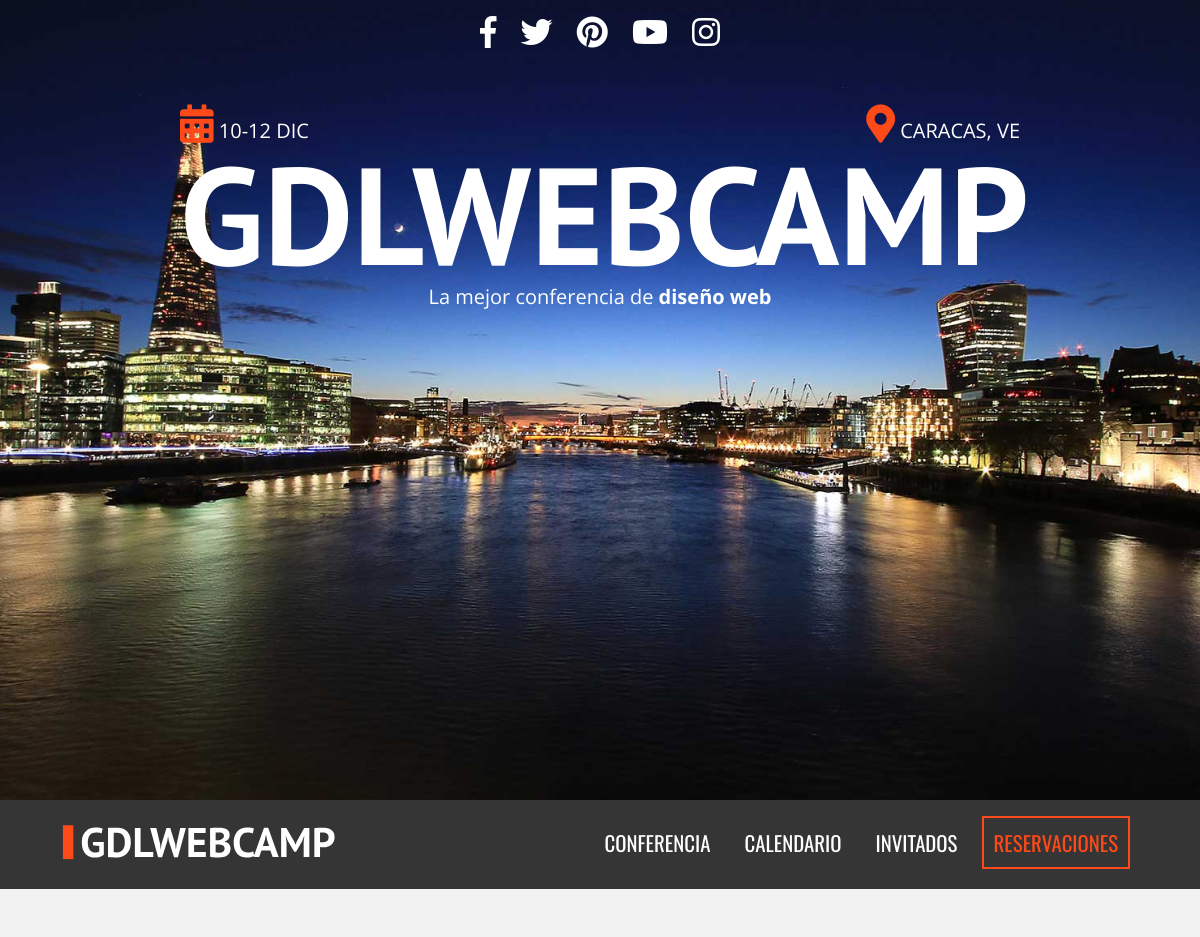
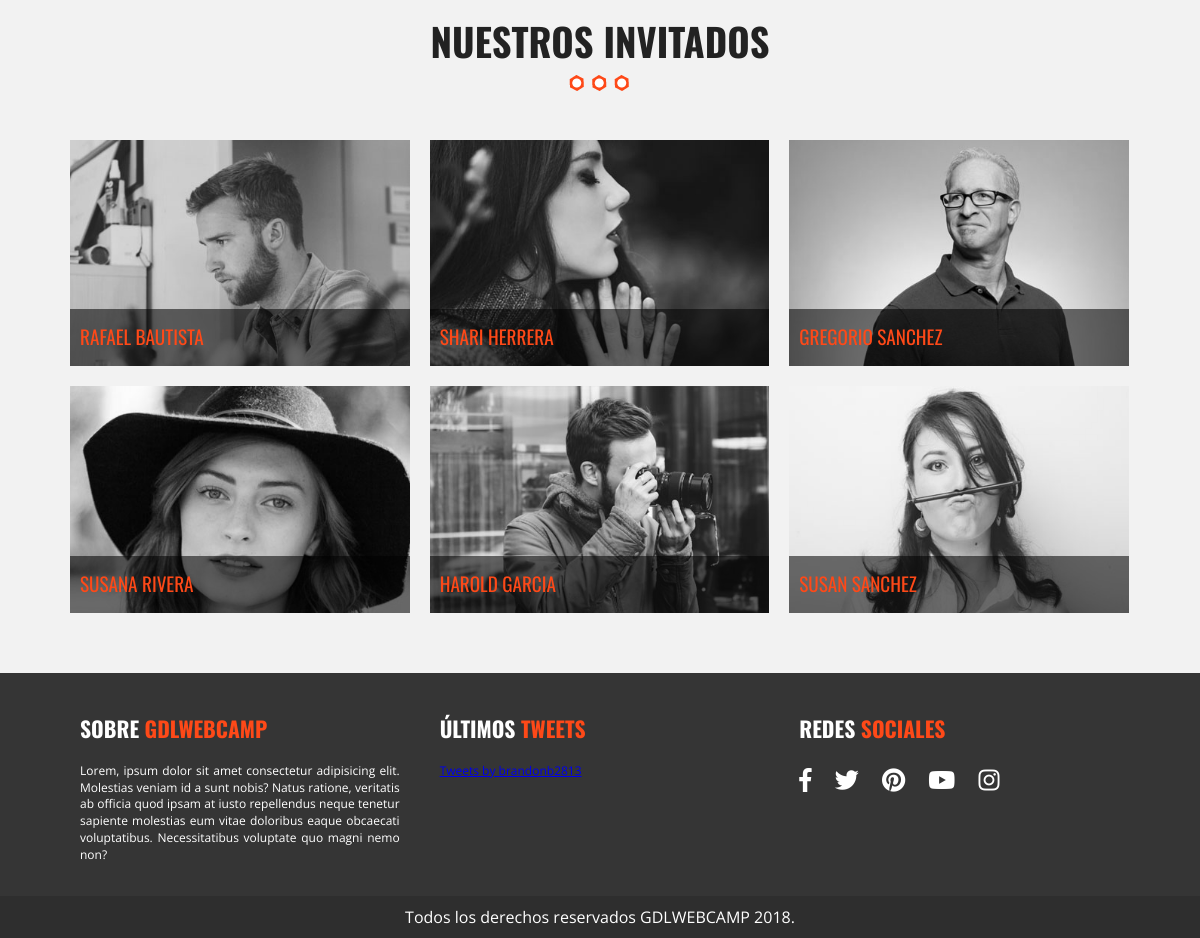
/invitados.php, run on the app's committed database (2 pictures, top to bottom).
### tables this page shows
CREATE TABLE `invitados` (
  `invitado_id` tinyint(4) NOT NULL,
  `nombre_invitado` varchar(30) NOT NULL,
  `apellido_invitado` varchar(30) NOT NULL,
  `descripcion` text NOT NULL,
  `url_imagen` varchar(50) NOT NULL
);

### invitados.php (called while the page is built)
<?php include_once 'includes/templates/header.php'; ?>
<?php include_once 'includes/templates/invitados.php'; ?>
<?php include_once 'includes/templates/footer.php'; ?>

### includes/templates/invitados.php (the view, shortened to what this page needs)
<?php
            try {
                require_once('includes/funciones/bd_conexion.php');
                $sql = " SELECT * FROM `invitados` ";
                $resultado = $conn->query($sql);
            } catch (\Exception $e) {
                echo $e->getMessage();
            }
        ?>
        <section class="invitados contenedor seccion">
            <h2>Nuestros Invitados</h2>
            <ul class="lista-invitados clearfix">
                <?php while($invitados = $resultado->fetch_assoc() ) { ?>
                            <li>
                            <div class="invitado">
                                <a class="invitado-info" href="#invitado<?php echo $invitados['invitado_id']; ?>">
                                    <img src="img/invitados/<?php echo $invitados['url_imagen']; ?>" alt="imagen invitado">
                                    <p><?php echo $invitados['nombre_invitado'] . " " . $invitados['apellido_invitado']; ?></p>
                                </a>
                            </div>
                            </li>
                <?php } ?>
            </ul>
        </section>

### includes/templates/header.php (shortened to what this page needs)
<!doctype html>
    <html class="no-js" lang="">
    <head>
      <link rel="stylesheet" href="https://cdnjs.cloudflare.com/ajax/libs/normalize/8.0.1/normalize.min.css">
      <link rel="stylesheet" href="https://cdnjs.cloudflare.com/ajax/libs/font-awesome/4.7.0/css/font-awesome.min.css" />
      <link rel="stylesheet" href="css/all.css">
      <link rel="stylesheet" href="https://unpkg.com/leaflet@1.3.3/dist/leaflet.css" />
      <?php
        $archivo = basename($_SERVER['PHP_SELF']);
        $pagina = str_replace(".php", "", $archivo);
        if($pagina == 'invitados' || $pagina == 'index') {
          echo '<link rel="stylesheet" href="css/colorbox.css">';
        } else if($pagina == 'conferencia') {
          echo '<link rel="stylesheet" href="<link rel="stylesheet" href="https://cdnjs.cloudflare.com/ajax/libs/lightbox2/2.10.0/css/lightbox.min.css" />">';
        }
      ?>
      <link rel="stylesheet" href="css/main.css">
    </head>
    <body class="<?php echo $pagina; ?>">
    <header class="site-header">
      <div class="hero">
        <div class="contenido-header">
          <nav class="redes-sociales">
            <a href="#"><i class="fab fa-facebook-f"></i></a>
            <a href="#"><i class="fab fa-twitter"></i></a>
            <a href="#"><i class="fab fa-pinterest"></i></a>
            <a href="#"><i class="fab fa-youtube"></i></a>
            <a href="#"><i class="fab fa-instagram"></i></a>
          </nav>
          <div class="informacion-evento">
            <div class="clearfix">
                <p class="fecha"><i class="fas fa-calendar-alt"></i> 10-12 Dic</p>
                <p class="ciudad"><i class="fas fa-map-marker-alt"></i> CARACAS, VE</p>
            </div>
            <h1 class="nombre-sitio">GdlWebCamp</h1>
            <p class="slogan">La mejor conferencia de <span>diseño web</span></p>
          </div>
        </div>
      </div>
    </header>
    <div class="barra">
      <div class="contenedor clearfix">
        <div class="logo">
            <a href="index.php">
            <img src="img/logo.svg" alt="logo">
            </a>
        </div>
        <nav class="navegacion-principal clearfix">
          <a href="conferencia.php">Conferencia</a>
          <a href="calendario.php">Calendario</a>
          <a href="invitados.php">Invitados</a>
          <a href="registro.php">Reservaciones</a>
        </nav>
      </div>
    </div>

### includes/templates/footer.php (shortened to what this page needs)
<footer class="site-footer">
      <div class="contenedor clearfix">
        <div class="footer-informacion">
          <h3>Sobre <span>gdlwebcamp</span></h3>
          <p>Lorem, ipsum dolor sit amet consectetur adipisicing elit. Molestias veniam id a sunt nobis? Natus ratione, veritatis ab officia quod ipsam at iusto repellendus neque tenetur sapiente molestias eum vitae doloribus eaque obcaecati voluptatibus. Necessitatibus voluptate quo magni nemo non?</p>
        </div>
        <div class="ultimos-tweets">
          <h3>Últimos <span>tweets</span></h3>
          <a class="twitter-timeline" data-height="400" data-link-color="#fe4918" href="https://twitter.com/brandonb2813?ref_src=twsrc%5Etfw">Tweets by brandonb2813</a>
        </div>
        <div class="menu">
          <h3>Redes <span>Sociales</span></h3>
          <nav class="redes-sociales">
            <a href="#"><i class="fab fa-facebook-f"></i></a>
            <a href="#"><i class="fab fa-twitter"></i></a>
            <a href="#"><i class="fab fa-pinterest"></i></a>
            <a href="#"><i class="fab fa-youtube"></i></a>
            <a href="#"><i class="fab fa-instagram"></i></a>
          </nav>
        </div>
      </div>
      <p class="copyright">Todos los derechos reservados GDLWEBCAMP 2018.</p>
        <link href="//cdn-images.mailchimp.com/embedcode/classic-10_7.css" rel="stylesheet" type="text/css">
    </footer>
    </body>
    </html>

### css/all.css (style rules this page uses)
.fa, .fas, .far, .fal, .fab { -moz-osx-font-smoothing: grayscale; -webkit-font-smoothing: antialiased; display: inline-block; font-style: normal; font-variant: normal; text-rendering: auto; line-height: 1; }
.fa-calendar-alt:before { content: "\f073"; }
.fa-facebook-f:before { content: "\f39e"; }
.fa-instagram:before { content: "\f16d"; }
.fa-map-marker-alt:before { content: "\f3c5"; }
.fa-pinterest:before { content: "\f0d2"; }
.fa-twitter:before { content: "\f099"; }
.fa-youtube:before { content: "\f167"; }
.fab { font-family: 'Font Awesome 5 Brands'; }
.fa, .fas { font-family: 'Font Awesome 5 Free'; font-weight: 900; }

### data on the page
invitados: url_imagen (picture), nombre_invitado "RAFAEL", apellido_invitado "BAUTISTA"
invitados: url_imagen (picture), nombre_invitado "SHARI", apellido_invitado "HERRERA"
invitados: url_imagen (picture), nombre_invitado "GREGORIO", apellido_invitado "SANCHEZ"
invitados: url_imagen (picture), nombre_invitado "SUSANA", apellido_invitado "RIVERA"
invitados: url_imagen (picture), nombre_invitado "HAROLD", apellido_invitado "GARCIA"
invitados: url_imagen (picture), nombre_invitado "SUSAN", apellido_invitado "SANCHEZ"
